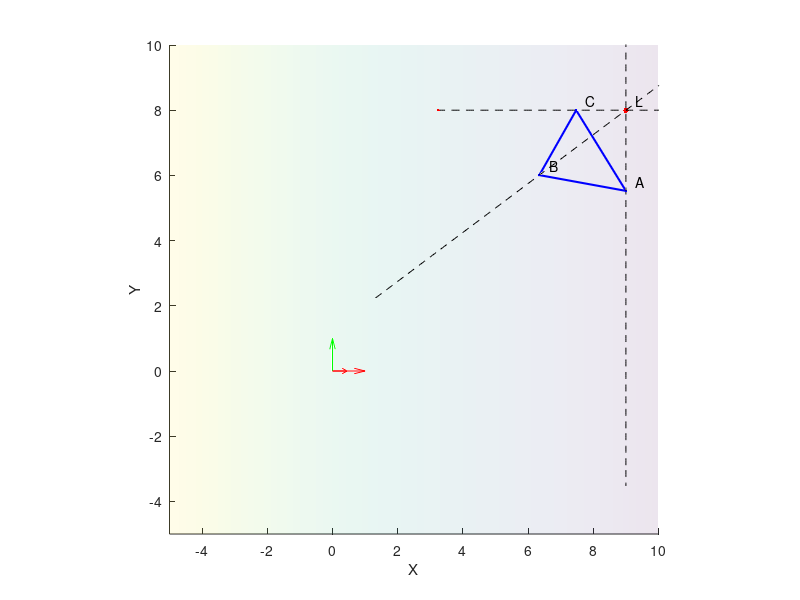

Write the MATLAB code that produced this figure.
clear all
close all
clc

MIN_LIM = -5;
MAX_LIM = 10;

f = figure;
hold on
axis equal
xlim([MIN_LIM MAX_LIM])
ylim([MIN_LIM MAX_LIM])
zlim([MIN_LIM MAX_LIM])
xlabel('X')
ylabel('Y')
zlabel('Z')

% Plot origine assi
quiver3(0,0,0,1,0,0,'Color','r','autoscale','off')
quiver3(0,0,0,0,1,0,'Color','g','autoscale','off')
quiver3(0,0,0,0,0,1,'Color','b','autoscale','off')

% Definizione piano

% 1. Equazione cartesiana del piano
n = [.5 0 1];
n = n/norm(n);
quiver3(0,0,0,n(1),n(2),n(3),'Color','r','autoscale','off')
a = n(1); 
b = n(2); 
c = n(3);
d = 0;
[Xp, Yp] = meshgrid(MIN_LIM:.1:MAX_LIM, MIN_LIM:.1:MAX_LIM);
Zp = (-1 / c) * ( a * Xp + b * Yp + d);
surf(Xp, Yp, Zp, 'FaceAlpha', .1, 'EdgeColor', 'none');

% Definizione del punto di intersezione
L = [9 8 7];
plot3(L(1), L(2), L(3), '.r', 'MarkerSize', 12);
text(L(1) + .3, L(2) + .3, L(3) + .3, 'L');

% Generazione triangolo blu e rette

% 1. Definizione punti
%  a. Direzione
dirA = [0 1 1];
dirA = dirA ./ norm(dirA);
%  b. Parametro t
t = -3.5;
A = L + t * dirA;
plot3(A(1), A(2), A(3), '.b', 'MarkerSize', 6);
text(A(1) + .3, A(2) + .3, A(3) + .3, 'A');
% Retta
t = [MIN_LIM * 10:.1:MAX_LIM];
Xa = L(1) + t * dirA(1);
Ya = L(2) + t * dirA(2);
Za = L(3) + t * dirA(3);
plot3(Xa, Ya, Za, '--k');

%  a. Direzione
dirB = [1 .75 1];
dirB = dirB ./ norm(dirB);
%  b. Parametro t
t = -4.25;
B = L + t * dirB;
plot3(B(1), B(2), B(3), '.b', 'MarkerSize', 6);
text(B(1) + .3, B(2) + .3, B(3) + .3, 'B');
% Retta
t = [MIN_LIM * 10:.1:MAX_LIM];
Xb = L(1) + t * dirB(1);
Yb = L(2) + t * dirB(2);
Zb = L(3) + t * dirB(3);
plot3(Xb, Yb, Zb, '--k');

%  a. Direzione
dirC = [.5 0 .75];
dirC = dirC ./ norm(dirC);
%  b. Parametro t
t = -2.75;
C = L + t * dirC;
plot3(C(1), C(2), C(3), '.b', 'MarkerSize', 6);
text(C(1) + .3, C(2) + .3, C(3) + .3, 'C');
% Retta
t = [MIN_LIM * 10:.1:MAX_LIM];
Xc = L(1) + t * dirC(1);
Yc = L(2) + t * dirC(2);
Zc = L(3) + t * dirC(3);
plot3(Xc, Yc, Zc, '--k');

% 2. Definizione segmenti
plot3([A(1) B(1) C(1) A(1)], [A(2) B(2) C(2) A(2)], [A(3) B(3) C(3) A(3)], '-b', 'LineWidth', 1.5);

% Intersezione piano e retta, prova per C
% La retta è espressa come x_i = x_iL + d_it, al variare di t
% ---
% Passaggio a forma cartesiana...
% 1. Esplicitiamo t
%  t = (-L(3) + Zc) / dirC(3)
% Quindi in tutte le rette il coeff di Zc è c / dirC(3)
% 2. Sostituiamo
%  Xc = L(1) + ((-L(3) + Zc) / dirC(3)) * dirC(1)
%  Yc = L(2) + ((-L(3) + Zc) / dirC(3)) * dirC(2)
% 3. Equazioni della retta
% Xc - L(1) - ((-L(3) + Zc) / dirC(3)) * dirC(1) = 0
% Yc - L(2) - ((-L(3) + Zc) / dirC(3)) * dirC(2) = 0
% Il piano è espersso come ax + by + cz + d = 0
% Mettere il tutto a sistema per trovare il punto di intersezione
coeffp = [a b c];
coeffrx = [1 0 -dirC(1)/dirC(3)];
coeffry = [0 1 -dirC(2)/dirC(3)];
coeff = [coeffrx coeffry coeffp];
coeff = reshape(coeff, 3, 3);
known = [-L(3)*dirC(1)/dirC(3) + L(1); -L(3)*dirC(2)/dirC(3) + L(2); d];
pC = coeff\known;
plot3(pC(1), pC(2), pC(3), '.r', 'MarkerSize', 6);